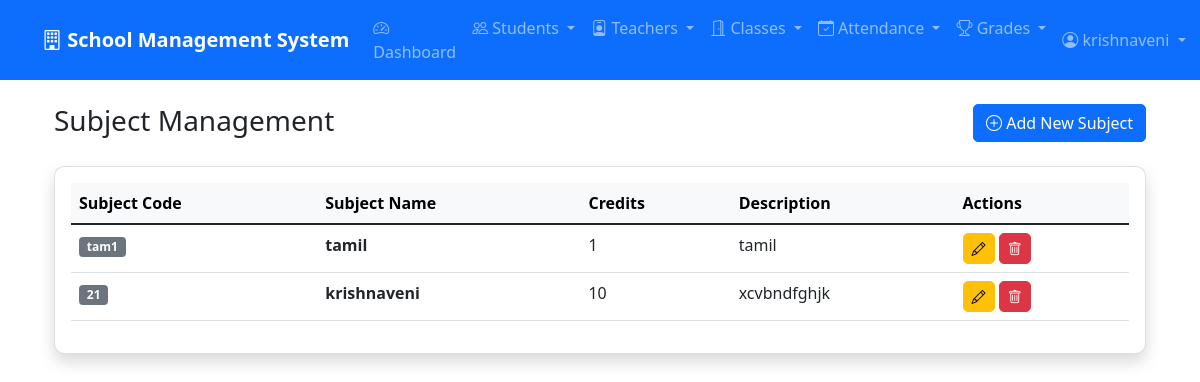
/subjects/ (signed in), run on the app's committed database.
### myapp/models.py (models this page shows, shortened)
class Subject(models.Model):
    name = models.CharField(max_length=100)
    code = models.CharField(max_length=20, unique=True)
    description = models.TextField(blank=True)
    credits = models.IntegerField(default=1)

### myapp/views.py (the view)
# urls.py: path('subjects/', views.subject_list, name='subject_list'),
@login_required
def subject_list(request):
    subjects = Subject.objects.all()
    return render(request, 'classes/subject_list.html', {'subjects': subjects})

### myapp/templates/classes/subject_list.html (shortened to what this page needs)
{% extends 'base.html' %}
{% block content %}
<div class="container-fluid">
    <div class="row mb-4">
        <div class="col">
            <h1 class="h3 mb-0">Subject Management</h1>
        </div>
        <div class="col text-end">
            <a href="{% url 'subject_create' %}" class="btn btn-primary">
                <i class="bi bi-plus-circle"></i> Add New Subject
            </a>
        </div>
    </div>
    <div class="card shadow">
        <div class="card-body">
            {% if subjects %}
            <div class="table-responsive">
                <table class="table table-hover">
                    <thead class="table-light">
                        <tr>
                            <th>Subject Code</th>
                            <th>Subject Name</th>
                            <th>Credits</th>
                            <th>Description</th>
                            <th>Actions</th>
                        </tr>
                    </thead>
                    <tbody>
                        {% for subject in subjects %}
                        <tr>
                            <td><span class="badge bg-secondary">{{ subject.code }}</span></td>
                            <td><strong>{{ subject.name }}</strong></td>
                            <td>{{ subject.credits }}</td>
                            <td>{{ subject.description|truncatechars:50|default:"No description" }}</td>
                            <td>
                                <a href="{% url 'subject_detail' subject.pk %}" class="btn btn-sm btn-warning" title="Edit">
                                    <i class="bi bi-pencil"></i>
                                </a>
                                <a href="{% url 'subject_list' subject.pk %}" class="btn btn-sm btn-danger" title="Delete">
                                    <i class="bi bi-trash"></i>
                                </a>
                            </td>
                        </tr>
                        {% endfor %}
                    </tbody>
                </table>
            </div>
            {% endif %}
        </div>
    </div>
</div>
{% endblock %}

### myapp/templates/base.html (shortened to what this page needs)
<!DOCTYPE html>
<html lang="en">
<head>
    <link href="https://cdn.jsdelivr.net/npm/bootstrap@5.1.3/dist/css/bootstrap.min.css" rel="stylesheet">
    <link rel="stylesheet" href="https://cdn.jsdelivr.net/npm/bootstrap-icons@1.8.1/font/bootstrap-icons.css">
</head>
<body>
    <nav class="navbar navbar-expand-lg navbar-dark bg-primary">
        <div class="container">
            <a class="navbar-brand" href="{% url 'dashboard' %}">
                <i class="bi bi-building"></i> School Management System
            </a>
            {% if user.is_authenticated %}
            <div class="collapse navbar-collapse" id="navbarNav">
                <ul class="navbar-nav me-auto">
                    <li class="nav-item">
                        <a class="nav-link" href="{% url 'dashboard' %}">
                            <i class="bi bi-speedometer2"></i> Dashboard
                        </a>
                    </li>
                    <li class="nav-item dropdown">
                        <a class="nav-link dropdown-toggle" href="#" role="button" data-bs-toggle="dropdown">
                            <i class="bi bi-people"></i> Students
                        </a>
                    </li>
                    <li class="nav-item dropdown">
                        <a class="nav-link dropdown-toggle" href="#" role="button" data-bs-toggle="dropdown">
                            <i class="bi bi-person-badge"></i> Teachers
                        </a>
                    </li>
                    <li class="nav-item dropdown">
                        <a class="nav-link dropdown-toggle" href="#" role="button" data-bs-toggle="dropdown">
                            <i class="bi bi-door-open"></i> Classes
                        </a>
                    </li>
                    <li class="nav-item dropdown">
                        <a class="nav-link dropdown-toggle" href="#" role="button" data-bs-toggle="dropdown">
                            <i class="bi bi-calendar-check"></i> Attendance
                        </a>
                    </li>
                    <li class="nav-item dropdown">
                        <a class="nav-link dropdown-toggle" href="#" role="button" data-bs-toggle="dropdown">
                            <i class="bi bi-trophy"></i> Grades
                        </a>
                    </li>
                </ul>
                <ul class="navbar-nav">
                    <li class="nav-item dropdown">
                        <a class="nav-link dropdown-toggle" href="#" role="button" data-bs-toggle="dropdown">
                            <i class="bi bi-person-circle"></i> {{ user.username }}
                        </a>
                    </li>
                </ul>
            </div>
            {% endif %}
        </div>
    </nav>
    <div class="container mt-4">
        {% block content %}
        {% endblock %}
    </div>
</body>
</html>

### myapp/templates/base.html (style rules this page uses)
.navbar-brand { font-weight: bold; }
.card { border-radius: 10px; box-shadow: 0 4px 6px rgba(0,0,0,0.1); }
.btn { border-radius: 5px; }
.table th { background-color: #f8f9fa; }

### data on the page
Subject: code "tam1", name "tamil", credits "1", description "tamil"
Subject: code "21", name "krishnaveni", credits "10", description "xcvbndfghjk"

### other printed values
{{ user.username }} "krishnaveni"
